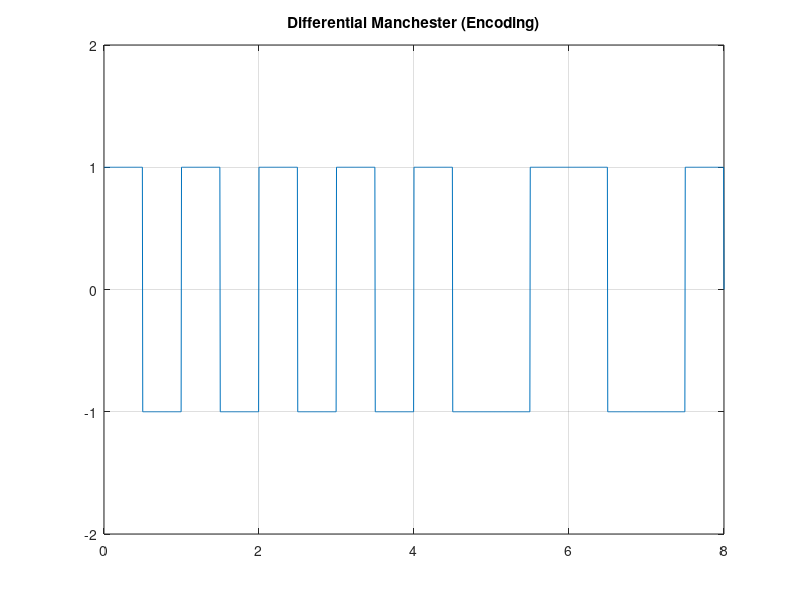

MATLAB code for this plot:
clc;
clear;

X=[1 0 0 0 0 1 1 1];
T = length(X);

BD=100;
N=2*BD*T;
dt=T/N;

t=0:dt:T;

Y = zeros(1,length(t));

inversion = 1;

for i=0:1:(T-1);
    if X(i+1)==0
        inversion = inversion*(-1);
        Y(i*2*BD+1 : (2*i+1)*BD)=inversion;
        inversion = inversion*(-1);
        Y((i*2+1)*BD+1 : (2*i+2)*BD)=inversion;
    else
        Y(i*2*BD+1 : (2*i+1)*BD)=inversion;
        inversion = inversion*(-1);
        Y((2*i+1)*BD+1 : (2*i+2)*BD)=inversion;
    end;
end;

plot(t,Y);
axis([0 t(end) -2 2]);
grid on;
title('Differential Manchester (Encoding)');